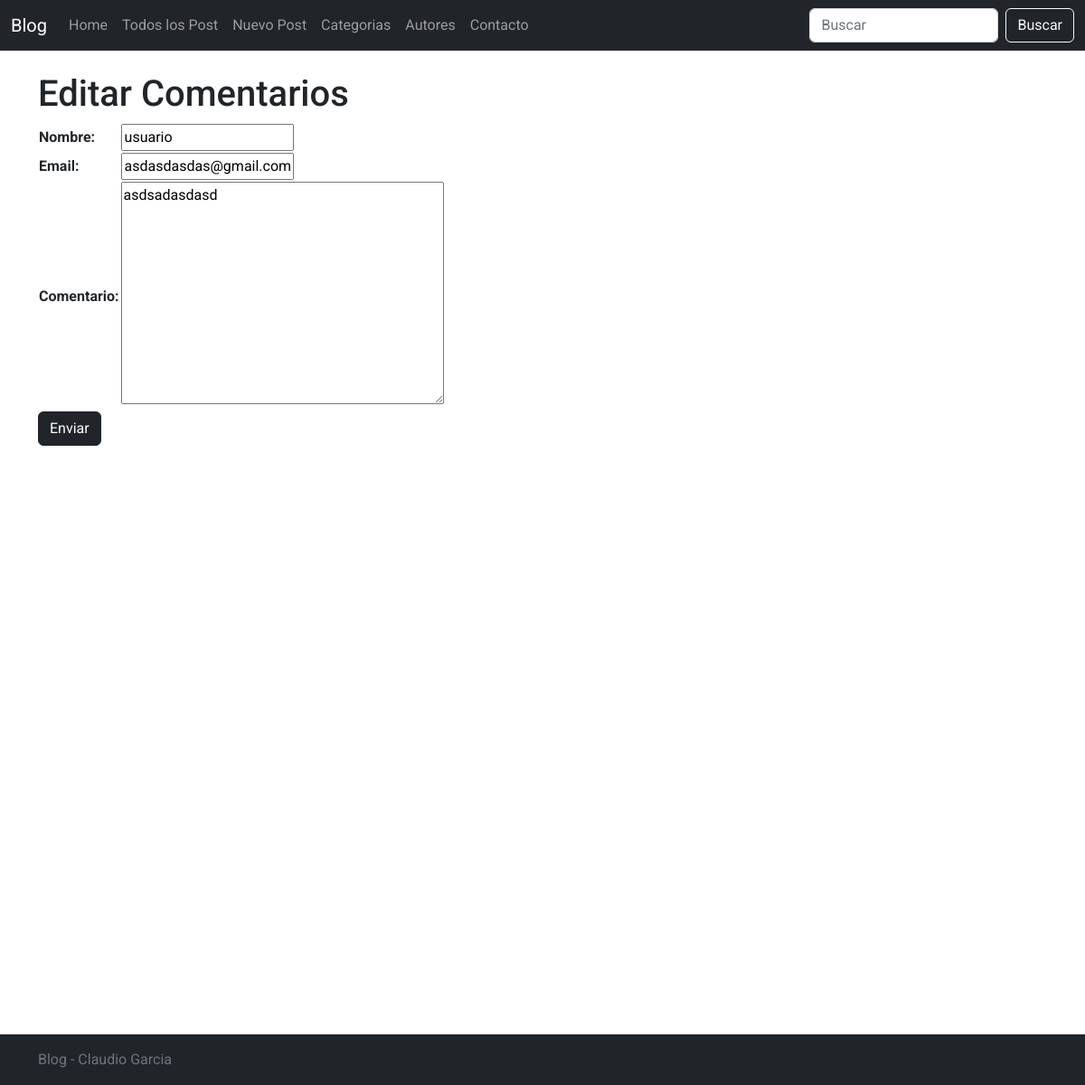
Page /comment_edit/21 on the committed database.
### Posts/models.py (models this page shows, shortened)
class Comentarios(models.Model):
    post = models.ForeignKey(Post,on_delete=models.CASCADE,related_name= 'comments')
    nombre = models.CharField(max_length=40)
    email = models.EmailField(default=None)
    fecha = models.DateTimeField(auto_now_add=True)
    comentario = models.TextField()
    active = models.BooleanField(default=True)
    class Meta:
        verbose_name_plural = 'Comentarios'

### Posts/views.py (the view)
# urls.py: path('comment_edit/<pk>', views.CommentEdit.as_view(),name='CommentEdit'),
class CommentEdit(UpdateView):
    model = Comentarios
    fields= ['nombre','email','comentario']
    success_url= '../all_post/'

### Posts/templates/Posts/comentarios_form.html
{% extends 'padre.html' %}
{% load static %}
{% block contenidoDinamico %}
<div class="container">
<h1>Editar Comentarios</h1>
<form action="" method="post">{% csrf_token %}
    <table>
        {{form.as_table}}
    </table>
    <input type="submit" class="btn btn-dark" value="Enviar">
</form>
</div>
{% endblock %}

### Posts/static/css/navbar-top.css (style rules this page uses)
body { min-height: 75rem; }

### Posts/templates/padre.html (style rules this page uses)
body { font-family: 'Roboto', sans-serif; }

### rows in the picture
Comentarios: nombre "usuario", email "asdasdasdas@gmail.com", comentario "asdsadasdasd"
